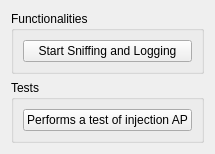
          <widget class="QWidget" name="page2">
           <property name="geometry">
            <rect>
             <x>0</x>
             <y>0</y>
             <width>196</width>
             <height>146</height>
            </rect>
           </property>
           <attribute name="label">
            <string>General functionalities</string>
           </attribute>
           <layout class="QVBoxLayout">
            <item>
             <widget class="QGroupBox" name="buttonGroup2_2_2_2">
              <property name="title">
               <string>Functionalities</string>
              </property>
              <layout class="QVBoxLayout">
               <item>
                <widget class="QPushButton" name="button_wpa_start_sniff">
                 <property name="text">
                  <string>Start Sniffing and Logging</string>
                 </property>
                </widget>
               </item>
              </layout>
             </widget>
            </item>
            <item>
             <widget class="QGroupBox" name="buttonGroup2_2_2">
              <property name="title">
               <string>Tests</string>
              </property>
              <layout class="QVBoxLayout">
               <item>
                <widget class="QPushButton" name="button_wpa_test_inj">
                 <property name="text">
                  <string>Performs a test of injection AP</string>
                 </property>
                </widget>
               </item>
              </layout>
             </widget>
            </item>
            <item>
             <spacer name="spacer22_3_2">
              <property name="orientation">
               <enum>Qt::Vertical</enum>
              </property>
              <property name="sizeType">
               <enum>QSizePolicy::Expanding</enum>
              </property>
              <property name="sizeHint" stdset="0">
               <size>
                <width>41</width>
                <height>140</height>
               </size>
              </property>
             </spacer>
            </item>
           </layout>
          </widget>
